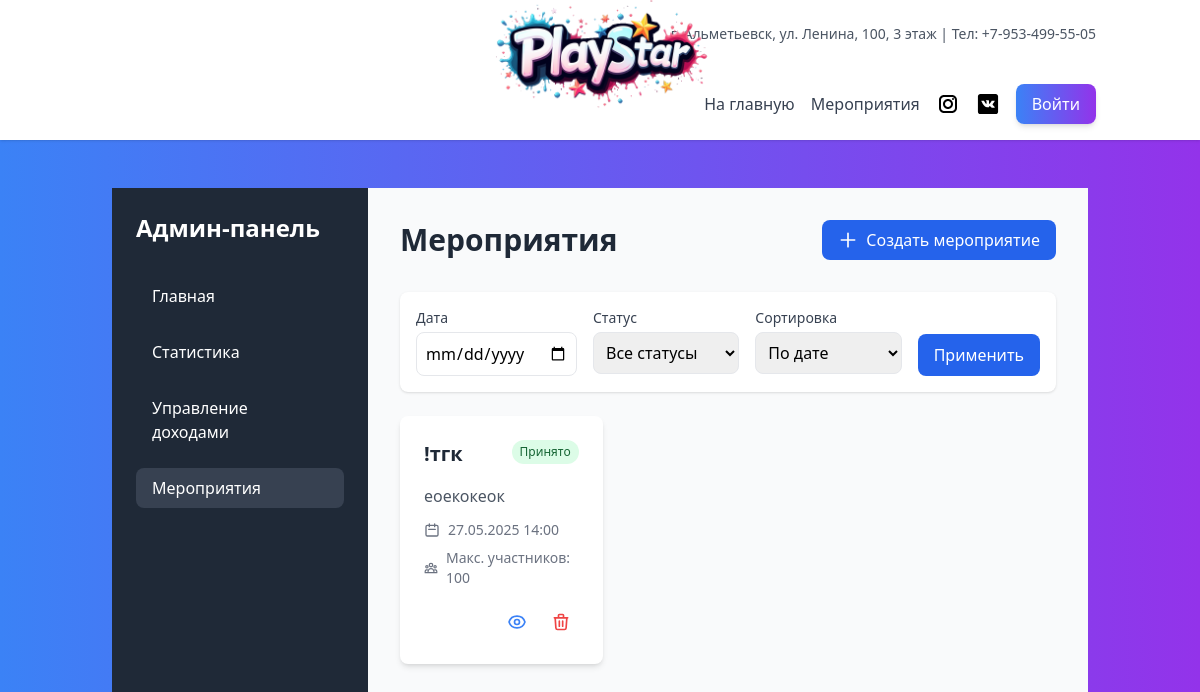
Screenshot of /staff/events/ with the database file from the repository.
### staff/models.py (models this page shows, shortened)
class Event(models.Model):
    LOCATION_CHOICES = [
        ('main', 'Основная площадка'),
        ('secondary', 'Дополнительная площадка')
    ]
    name = models.CharField(max_length=255, verbose_name="Название")
    description = models.TextField(verbose_name="Описание")
    date = models.DateTimeField(verbose_name="Дата и время")
    location = models.CharField(
        max_length=100,
        choices=LOCATION_CHOICES,
        default='main',
        verbose_name="Место проведения"
    )
    event_type = models.CharField(
        max_length=50,
        choices=EVENT_TYPES,
        verbose_name="Тип мероприятия"
    )
    moderation_status = models.CharField(
        max_length=20,
        choices=MODERATION_STATUS,
        default='pending',
        verbose_name="Статус модерации"
    )
    booking = models.OneToOneField(
        'bookings.Booking',
        on_delete=models.CASCADE,
        null=True,
        blank=True,
        verbose_name="Бронирование"
    )
    image = models.ImageField(
        upload_to='events/',
        null=True,
        blank=True,
        verbose_name="Изображение"
    )
    max_participants = models.PositiveIntegerField(
        default=10,
        verbose_name='Максимальное количество участников'
    )
    def get_moderation_status_display(self):
        return dict(MODERATION_STATUS).get(self.moderation_status, self.moderation_status)
    class Meta:
        verbose_name = "Мероприятие"
        verbose_name_plural = "Мероприятия"
        ordering = ['date']  # Сортировка по дате (от ближайших к дальним)

### staff/views.py (the view)
# urls.py: path('events/', views.events_view, name='events'),
def events_view(request):
    events = Event.objects.all()
    filter_by_type = request.GET.get('type')
    if filter_by_type:
        events = events.filter(event_type=filter_by_type)
    event_date = request.GET.get('event_date')
    if event_date:
        events = events.filter(date__date=event_date)
    moderation_status = request.GET.get('moderation_status')
    if moderation_status:
        events = events.filter(moderation_status=moderation_status)
    sort_by = request.GET.get('sort_by', '')
    if sort_by == 'date':
        events = events.order_by('date')
    elif sort_by == 'name':
        events = events.order_by('name')
    paginator = Paginator(events, 10)
    page_number = request.GET.get('page', 1)
    page_obj = paginator.get_page(page_number)
    no_events = events.count() == 0
    return render(request, 'staff/events.html', {
        'events': page_obj,
        'event_date': event_date,
        'moderation_status': moderation_status,
        'sort_by': sort_by,
        'no_events': no_events,
    })

### staff/templates/staff/events.html (shortened to what this page needs)
{% extends 'base.html' %}
{% block content %}
<div class="flex min-h-screen">
  <aside class="w-64 bg-gray-800 text-white p-6 flex flex-col justify-between">
    <div>
      <h2 class="text-2xl font-bold mb-8">Админ-панель</h2>
      <nav class="space-y-4">
        <a href="{% url 'admin_dashboard' %}" class="block py-2 px-4 rounded-lg hover:bg-gray-700 transition duration-300">Главная</a>
        <a href="{% url 'statistics' %}" class="block py-2 px-4 hover:bg-gray-700 rounded-lg transition duration-300">Статистика</a>
        <a href="{% url 'income_management' %}" class="block py-2 px-4 rounded-lg hover:bg-gray-700 transition duration-300">Управление доходами</a>
        <a href="{% url 'events' %}" class="block py-2 px-4 rounded-lg bg-gray-700 transition duration-300">Мероприятия</a>
      </nav>
    </div>
  </aside>
  <main class="flex-1 p-8 bg-gray-50">
    <div class="flex justify-between items-center mb-8">
      <h1 class="text-3xl font-bold text-gray-800">Мероприятия</h1>
      <button onclick="openCreateEventModal()" class="flex items-center gap-2 bg-blue-600 text-white py-2 px-4 rounded-lg hover:bg-blue-700 transition duration-300">
        <svg xmlns="http://www.w3.org/2000/svg" class="h-5 w-5" fill="none" viewBox="0 0 24 24" stroke="currentColor">
          <path stroke-linecap="round" stroke-linejoin="round" stroke-width="2" d="M12 4v16m8-8H4" />
        </svg>
        Создать мероприятие
      </button>
    </div>
    <div class="bg-white p-4 rounded-lg shadow mb-6">
      <form method="GET" action="{% url 'events' %}" class="flex flex-col md:flex-row gap-4">
        <div class="flex-1">
          <label class="block text-sm font-medium text-gray-700 mb-1">Дата</label>
          <input type="date" name="event_date" class="w-full p-2 border rounded-lg focus:ring-blue-500 focus:border-blue-500" value="{{ event_date }}">
        </div>
        <div class="flex-1">
          <label class="block text-sm font-medium text-gray-700 mb-1">Статус</label>
          <select name="moderation_status" class="w-full p-2 border rounded-lg focus:ring-blue-500 focus:border-blue-500">
            <option value="">Все статусы</option>
          </select>
        </div>
        <div class="flex-1">
          <label class="block text-sm font-medium text-gray-700 mb-1">Сортировка</label>
          <select name="sort_by" class="w-full p-2 border rounded-lg focus:ring-blue-500 focus:border-blue-500">
            <option value="date" {% if sort_by == 'date' %}selected{% endif %}>По дате</option>
          </select>
        </div>
        <div class="flex items-end">
          <button type="submit" class="h-[42px] bg-blue-600 text-white py-2 px-4 rounded-lg hover:bg-blue-700 transition duration-300">
            Применить
          </button>
        </div>
      </form>
    </div>
    <div class="grid grid-cols-1 md:grid-cols-2 lg:grid-cols-3 gap-6">
      {% if no_events %}
        <div class="col-span-full text-center py-10">
          <svg xmlns="http://www.w3.org/2000/svg" class="h-12 w-12 mx-auto text-gray-400" fill="none" viewBox="0 0 24 24" stroke="currentColor">
            <path stroke-linecap="round" stroke-linejoin="round" stroke-width="1.5" d="M9 5H7a2 2 0 00-2 2v12a2 2 0 002 2h10a2 2 0 002-2V7a2 2 0 00-2-2h-2M9 5a2 2 0 002 2h2a2 2 0 002-2M9 5a2 2 0 012-2h2a2 2 0 012 2" />
          </svg>
          <p class="mt-2 text-gray-500">Мероприятий не найдено</p>
        </div>
      {% else %}
        {% for event in events %}
          <div class="bg-white p-6 rounded-lg shadow-md hover:shadow-lg transition-shadow duration-300">
            <div class="flex justify-between items-start mb-4">
              <h2 class="text-xl font-bold text-gray-800">{{ event.name }}</h2>
              <span class="px-2 py-1 text-xs rounded-full
                {% if event.moderation_status == "approved" %}bg-green-100 text-green-800
                {% elif event.moderation_status == "rejected" %}bg-red-100 text-red-800
                {% else %}bg-yellow-100 text-yellow-800{% endif %}">
                {{ event.get_moderation_status_display }}
              </span>
            </div>
            <p class="text-gray-600 mb-3">{{ event.description|truncatechars:100 }}</p>
            <div class="space-y-2 text-sm text-gray-500">
              <div class="flex items-center gap-2">
                <svg xmlns="http://www.w3.org/2000/svg" class="h-4 w-4" fill="none" viewBox="0 0 24 24" stroke="currentColor">
                  <path stroke-linecap="round" stroke-linejoin="round" stroke-width="2" d="M8 7V3m8 4V3m-9 8h10M5 21h14a2 2 0 002-2V7a2 2 0 00-2-2H5a2 2 0 00-2 2v12a2 2 0 002 2z" />
                </svg>
                <span>{{ event.date|date:"d.m.Y H:i" }}</span>
              </div>
              <div class="flex items-center gap-2">
                <span>Макс. участников: {{ event.max_participants }}</span>
              </div>
            </div>
            <div class="flex justify-end mt-4 space-x-2">
              <button onclick="openViewEventModal({{ event.id }})"
                      class="p-2 text-blue-500 hover:bg-blue-50 rounded-full transition-colors"
                      title="Просмотр">
              </button>
              <a href="{% url 'delete_event' event.id %}"
                 class="p-2 text-red-500 hover:bg-red-50 rounded-full transition-colors"
                 title="Удалить"
                 onclick="return confirm('Удалить мероприятие?')">
                <svg xmlns="http://www.w3.org/2000/svg" class="h-5 w-5" fill="none" viewBox="0 0 24 24" stroke="currentColor">
                  <path stroke-linecap="round" stroke-linejoin="round" stroke-width="2" d="M19 7l-.867 12.142A2 2 0 0116.138 21H7.862a2 2 0 01-1.995-1.858L5 7m5 4v6m4-6v6m1-10V4a1 1 0 00-1-1h-4a1 1 0 00-1 1v3M4 7h16" />
                </svg>
              </a>
            </div>
          </div>
        {% endfor %}
      {% endif %}
    </div>
  </main>
</div>
{% endblock %}

### rows the page displays
Event: name "!тгк", moderation_status "Принято", description "еоекокеок", date "27.05.2025 14:00", max_participants "100"
